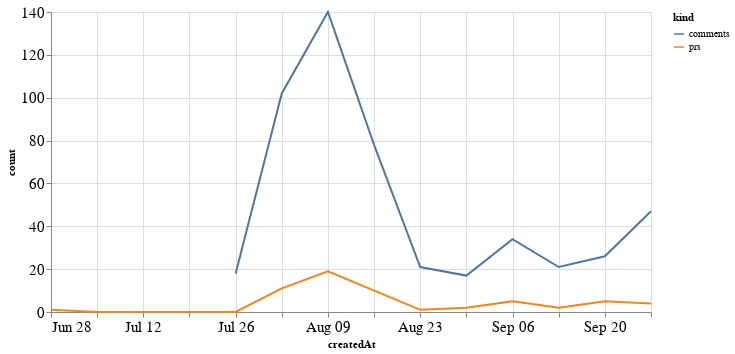

Notebook cell for this chart:
### Code cell
alt.Chart(total_time, width=600).mark_line().encode(
    x='createdAt',
    y='count',
    color='kind'
)

### Figure 1 — Vega-Lite specification as saved in the notebook (floating-point values rounded to 4 significant figures)
{"config": {"axisLeft": {"labelFontSize": 15}, "axisBottom": {"labelFontSize": 15}}, "data": {"name": "data-38aa80e8ac9c5caca1c6e08d8d3de05b"}, "mark": "line", "encoding": {"color": {"type": "nominal", "field": "kind"}, "x": {"type": "temporal", "field": "createdAt"}, "y": {"type": "quantitative", "field": "count"}}, "width": 600, "$schema": "https://vega.github.io/schema/vega-lite/v4.8.1.json", "datasets": {"data-38aa80e8ac9c5caca1c6e08d8d3de05b": [{"createdAt": "2020-06-28T00:00:00", "kind": "prs", "count": 1.0}, {"createdAt": "2020-07-05T00:00:00", "kind": "prs", "count": 0.0}, {"createdAt": "2020-07-12T00:00:00", "kind": "prs", "count": 0.0}, {"createdAt": "2020-07-19T00:00:00", "kind": "prs", "count": 0.0}, {"createdAt": "2020-07-26T00:00:00", "kind": "prs", "count": 0.0}, {"createdAt": "2020-08-02T00:00:00", "kind": "prs", "count": 11.0}, {"createdAt": "2020-08-09T00:00:00", "kind": "prs", "count": 19.0}, {"createdAt": "2020-08-16T00:00:00", "kind": "prs", "count": 10.0}, {"createdAt": "2020-08-23T00:00:00", "kind": "prs", "count": 1.0}, {"createdAt": "2020-08-30T00:00:00", "kind": "prs", "count": 2.0}, {"createdAt": "2020-09-06T00:00:00", "kind": "prs", "count": 5.0}, {"createdAt": "2020-09-13T00:00:00", "kind": "prs", "count": 2.0}, {"createdAt": "2020-09-20T00:00:00", "kind": "prs", "count": 5.0}, {"createdAt": "2020-09-27T00:00:00", "kind": "prs", "count": 4.0}, {"createdAt": "2020-06-28T00:00:00", "kind": "comments", "count": null}, {"createdAt": "2020-07-05T00:00:00", "kind": "comments", "count": null}, {"createdAt": "2020-07-12T00:00:00", "kind": "comments", "count": null}, {"createdAt": "2020-07-19T00:00:00", "kind": "comments", "count": null}, {"createdAt": "2020-07-26T00:00:00", "kind": "comments", "count": 18.0}, {"createdAt": "2020-08-02T00:00:00", "kind": "comments", "count": 102.0}, {"createdAt": "2020-08-09T00:00:00", "kind": "comments", "count": 140.0}, {"createdAt": "2020-08-16T00:00:00", "kind": "comments", "count": 78.0}, {"createdAt": "2020-08-23T00:00:00", "kind": "comments", "count": 21.0}, {"createdAt": "2020-08-30T00:00:00", "kind": "comments", "count": 17.0}, {"createdAt": "2020-09-06T00:00:00", "kind": "comments", "count": 34.0}, {"createdAt": "2020-09-13T00:00:00", "kind": "comments", "count": 21.0}, {"createdAt": "2020-09-20T00:00:00", "kind": "comments", "count": 26.0}, {"createdAt": "2020-09-27T00:00:00", "kind": "comments", "count": 47.0}]}}
